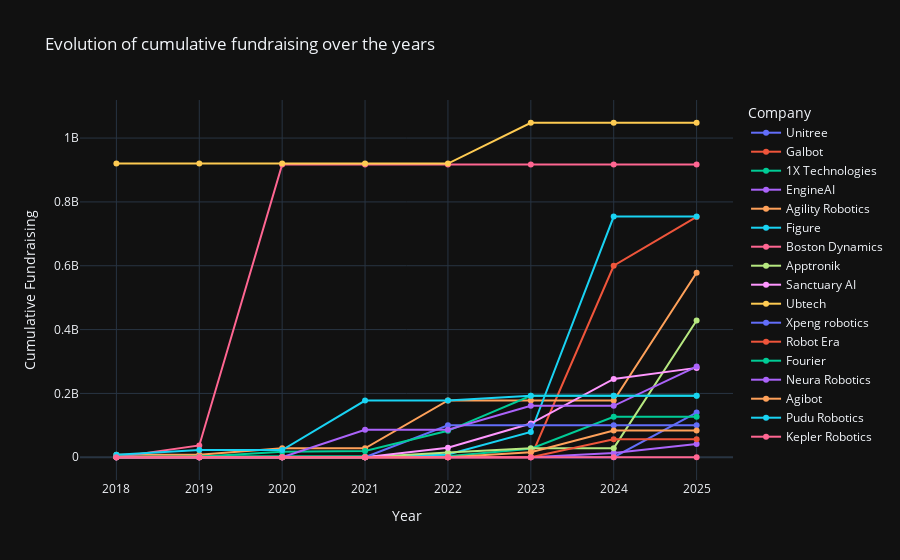

The code cell stored with this chart in its notebook:
### Code cell
df_new= df_tp.melt(id_vars='Company', var_name='Year', value_name='Cumulative Fundraising')
df_new['Year'] = df_new['Year'].str.replace('Fundraising ', '').astype(int)


df_new_2 = df_new[df_new['Year']>=2018]

fig = px.line(df_new_2, x='Year', y='Cumulative Fundraising', color='Company',
              markers=True,
              title='Evolution of cumulative fundraising over the years')

fig.show()

### Figure 1 — Plotly figure (JSON) as saved in the notebook; plotly's stock layout.template omitted (floating-point values rounded to 4 significant figures)
{"data": [{"hovertemplate": "Company=Unitree<br>Year=%{x}<br>Cumulative Fundraising=%{y}<extra></extra>", "legendgroup": "Unitree", "line": {"color": "#636efa", "dash": "solid"}, "marker": {"symbol": "circle"}, "mode": "lines+markers", "name": "Unitree", "orientation": "v", "showlegend": true, "x": [2018, 2019, 2020, 2021, 2022, 2023, 2024, 2025], "xaxis": "x", "y": [0, 0, 0, 0, 0, 0, 0, 140000000], "yaxis": "y", "type": "scatter"}, {"hovertemplate": "Company=Galbot<br>Year=%{x}<br>Cumulative Fundraising=%{y}<extra></extra>", "legendgroup": "Galbot", "line": {"color": "#EF553B", "dash": "solid"}, "marker": {"symbol": "circle"}, "mode": "lines+markers", "name": "Galbot", "orientation": "v", "showlegend": true, "x": [2018, 2019, 2020, 2021, 2022, 2023, 2024, 2025], "xaxis": "x", "y": [0, 0, 0, 0, 0, 0, 600000000, 753000000], "yaxis": "y", "type": "scatter"}, {"hovertemplate": "Company=1X Technologies<br>Year=%{x}<br>Cumulative Fundraising=%{y}<extra></extra>", "legendgroup": "1X Technologies", "line": {"color": "#00cc96", "dash": "solid"}, "marker": {"symbol": "circle"}, "mode": "lines+markers", "name": "1X Technologies", "orientation": "v", "showlegend": true, "x": [2018, 2019, 2020, 2021, 2022, 2023, 2024, 2025], "xaxis": "x", "y": [0, 3000000, 3000000, 3000000, 3000000, 26500000, 126500000, 126500000], "yaxis": "y", "type": "scatter"}, {"hovertemplate": "Company=EngineAI<br>Year=%{x}<br>Cumulative Fundraising=%{y}<extra></extra>", "legendgroup": "EngineAI", "line": {"color": "#ab63fa", "dash": "solid"}, "marker": {"symbol": "circle"}, "mode": "lines+markers", "name": "EngineAI", "orientation": "v", "showlegend": true, "x": [2018, 2019, 2020, 2021, 2022, 2023, 2024, 2025], "xaxis": "x", "y": [0, 0, 0, 0, 0, 0, 13600000, 41600000], "yaxis": "y", "type": "scatter"}, {"hovertemplate": "Company=Agility Robotics<br>Year=%{x}<br>Cumulative Fundraising=%{y}<extra></extra>", "legendgroup": "Agility Robotics", "line": {"color": "#FFA15A", "dash": "solid"}, "marker": {"symbol": "circle"}, "mode": "lines+markers", "name": "Agility Robotics", "orientation": "v", "showlegend": true, "x": [2018, 2019, 2020, 2021, 2022, 2023, 2024, 2025], "xaxis": "x", "y": [8000000, 8000000, 28000000, 28000000, 178000000, 178000000, 178000000, 578000000], "yaxis": "y", "type": "scatter"}, {"hovertemplate": "Company=Figure<br>Year=%{x}<br>Cumulative Fundraising=%{y}<extra></extra>", "legendgroup": "Figure", "line": {"color": "#19d3f3", "dash": "solid"}, "marker": {"symbol": "circle"}, "mode": "lines+markers", "name": "Figure", "orientation": "v", "showlegend": true, "x": [2018, 2019, 2020, 2021, 2022, 2023, 2024, 2025], "xaxis": "x", "y": [0, 0, 0, 0, 9000000, 79000000, 754000000, 754000000], "yaxis": "y", "type": "scatter"}, {"hovertemplate": "Company=Boston Dynamics<br>Year=%{x}<br>Cumulative Fundraising=%{y}<extra></extra>", "legendgroup": "Boston Dynamics", "line": {"color": "#FF6692", "dash": "solid"}, "marker": {"symbol": "circle"}, "mode": "lines+markers", "name": "Boston Dynamics", "orientation": "v", "showlegend": true, "x": [2018, 2019, 2020, 2021, 2022, 2023, 2024, 2025], "xaxis": "x", "y": [0, 37000000, 917000000, 917000000, 917000000, 917000000, 917000000, 917000000], "yaxis": "y", "type": "scatter"}, {"hovertemplate": "Company=Apptronik<br>Year=%{x}<br>Cumulative Fundraising=%{y}<extra></extra>", "legendgroup": "Apptronik", "line": {"color": "#B6E880", "dash": "solid"}, "marker": {"symbol": "circle"}, "mode": "lines+markers", "name": "Apptronik", "orientation": "v", "showlegend": true, "x": [2018, 2019, 2020, 2021, 2022, 2023, 2024, 2025], "xaxis": "x", "y": [0, 0, 0, 0, 14500000, 28500000, 28500000, 428500000], "yaxis": "y", "type": "scatter"}, {"hovertemplate": "Company=Sanctuary AI<br>Year=%{x}<br>Cumulative Fundraising=%{y}<extra></extra>", "legendgroup": "Sanctuary AI", "line": {"color": "#FF97FF", "dash": "solid"}, "marker": {"symbol": "circle"}, "mode": "lines+markers", "name": "Sanctuary AI", "orientation": "v", "showlegend": true, "x": [2018, 2019, 2020, 2021, 2022, 2023, 2024, 2025], "xaxis": "x", "y": [0, 0, 0, 0, 30000000, 105500000, 245500000, 280000000], "yaxis": "y", "type": "scatter"}, {"hovertemplate": "Company=Ubtech<br>Year=%{x}<br>Cumulative Fundraising=%{y}<extra></extra>", "legendgroup": "Ubtech", "line": {"color": "#FECB52", "dash": "solid"}, "marker": {"symbol": "circle"}, "mode": "lines+markers", "name": "Ubtech", "orientation": "v", "showlegend": true, "x": [2018, 2019, 2020, 2021, 2022, 2023, 2024, 2025], "xaxis": "x", "y": [920000000, 920000000, 920000000, 920000000, 920000000, 1048000000, 1048000000, 1048000000], "yaxis": "y", "type": "scatter"}, {"hovertemplate": "Company=Xpeng robotics<br>Year=%{x}<br>Cumulative Fundraising=%{y}<extra></extra>", "legendgroup": "Xpeng robotics", "line": {"color": "#636efa", "dash": "solid"}, "marker": {"symbol": "circle"}, "mode": "lines+markers", "name": "Xpeng robotics", "orientation": "v", "showlegend": true, "x": [2018, 2019, 2020, 2021, 2022, 2023, 2024, 2025], "xaxis": "x", "y": [0, 0, 0, 0, 100000000, 100000000, 100000000, 100000000], "yaxis": "y", "type": "scatter"}, {"hovertemplate": "Company=Robot Era<br>Year=%{x}<br>Cumulative Fundraising=%{y}<extra></extra>", "legendgroup": "Robot Era", "line": {"color": "#EF553B", "dash": "solid"}, "marker": {"symbol": "circle"}, "mode": "lines+markers", "name": "Robot Era", "orientation": "v", "showlegend": true, "x": [2018, 2019, 2020, 2021, 2022, 2023, 2024, 2025], "xaxis": "x", "y": [0, 0, 0, 0, 0, 0, 56500000, 56500000], "yaxis": "y", "type": "scatter"}, {"hovertemplate": "Company=Fourier<br>Year=%{x}<br>Cumulative Fundraising=%{y}<extra></extra>", "legendgroup": "Fourier", "line": {"color": "#00cc96", "dash": "solid"}, "marker": {"symbol": "circle"}, "mode": "lines+markers", "name": "Fourier", "orientation": "v", "showlegend": true, "x": [2018, 2019, 2020, 2021, 2022, 2023, 2024, 2025], "xaxis": "x", "y": [1408000, 1408000, 16908000, 19708000, 82808000, 192808000, 192808000, 192808000], "yaxis": "y", "type": "scatter"}, {"hovertemplate": "Company=Neura Robotics<br>Year=%{x}<br>Cumulative Fundraising=%{y}<extra></extra>", "legendgroup": "Neura Robotics", "line": {"color": "#ab63fa", "dash": "solid"}, "marker": {"symbol": "circle"}, "mode": "lines+markers", "name": "Neura Robotics", "orientation": "v", "showlegend": true, "x": [2018, 2019, 2020, 2021, 2022, 2023, 2024, 2025], "xaxis": "x", "y": [0, 0, 0, 86000000, 86000000, 161000000, 161000000, 284000000], "yaxis": "y", "type": "scatter"}, {"hovertemplate": "Company=Agibot<br>Year=%{x}<br>Cumulative Fundraising=%{y}<extra></extra>", "legendgroup": "Agibot", "line": {"color": "#FFA15A", "dash": "solid"}, "marker": {"symbol": "circle"}, "mode": "lines+markers", "name": "Agibot", "orientation": "v", "showlegend": true, "x": [2018, 2019, 2020, 2021, 2022, 2023, 2024, 2025], "xaxis": "x", "y": [0, 0, 0, 0, 0, 16000000, 83800000, 83800000], "yaxis": "y", "type": "scatter"}, {"hovertemplate": "Company=Pudu Robotics<br>Year=%{x}<br>Cumulative Fundraising=%{y}<extra></extra>", "legendgroup": "Pudu Robotics", "line": {"color": "#19d3f3", "dash": "solid"}, "marker": {"symbol": "circle"}, "mode": "lines+markers", "name": "Pudu Robotics", "orientation": "v", "showlegend": true, "x": [2018, 2019, 2020, 2021, 2022, 2023, 2024, 2025], "xaxis": "x", "y": [7500000, 22500000, 22500000, 177500000, 177500000, 192500000, 192500000, 192500000], "yaxis": "y", "type": "scatter"}, {"hovertemplate": "Company=Kepler Robotics<br>Year=%{x}<br>Cumulative Fundraising=%{y}<extra></extra>", "legendgroup": "Kepler Robotics", "line": {"color": "#FF6692", "dash": "solid"}, "marker": {"symbol": "circle"}, "mode": "lines+markers", "name": "Kepler Robotics", "orientation": "v", "showlegend": true, "x": [2018, 2019, 2020, 2021, 2022, 2023, 2024, 2025], "xaxis": "x", "y": [0, 0, 0, 0, 0, 0, 0, 0], "yaxis": "y", "type": "scatter"}], "layout": {"xaxis": {"anchor": "y", "domain": [0.0, 1.0], "title": {"text": "Year"}}, "yaxis": {"anchor": "x", "domain": [0.0, 1.0], "title": {"text": "Cumulative Fundraising"}}, "legend": {"title": {"text": "Company"}, "tracegroupgap": 0}, "title": {"text": "Evolution of cumulative fundraising over the years"}}}
